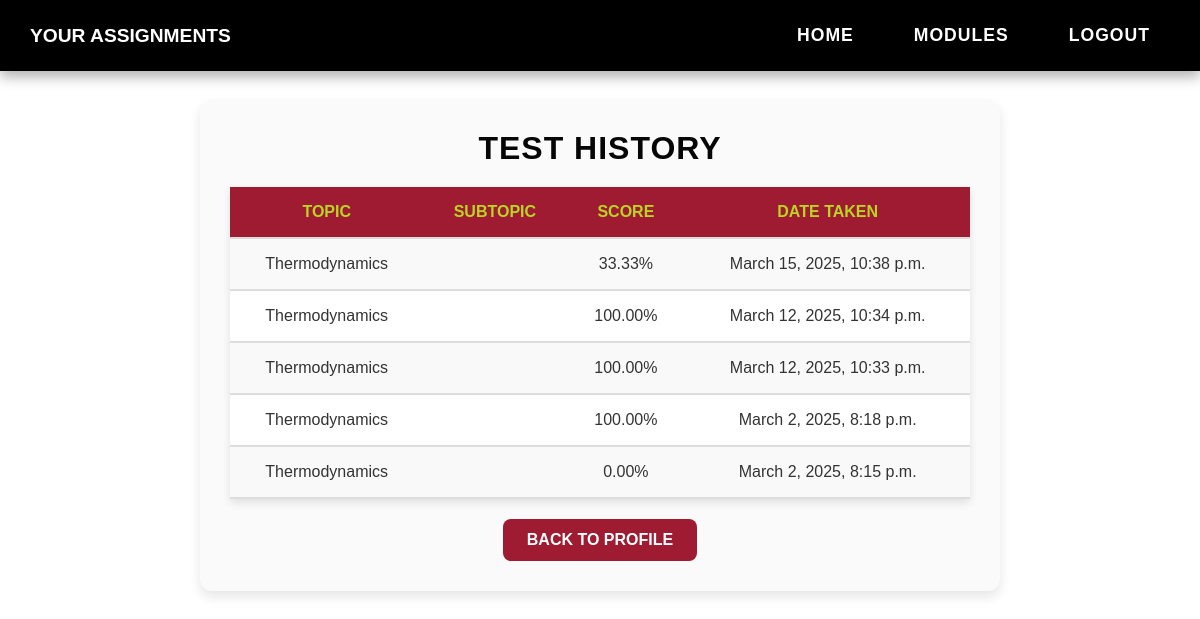
Page /profile/assignments/ (signed in) on the earlier database version.
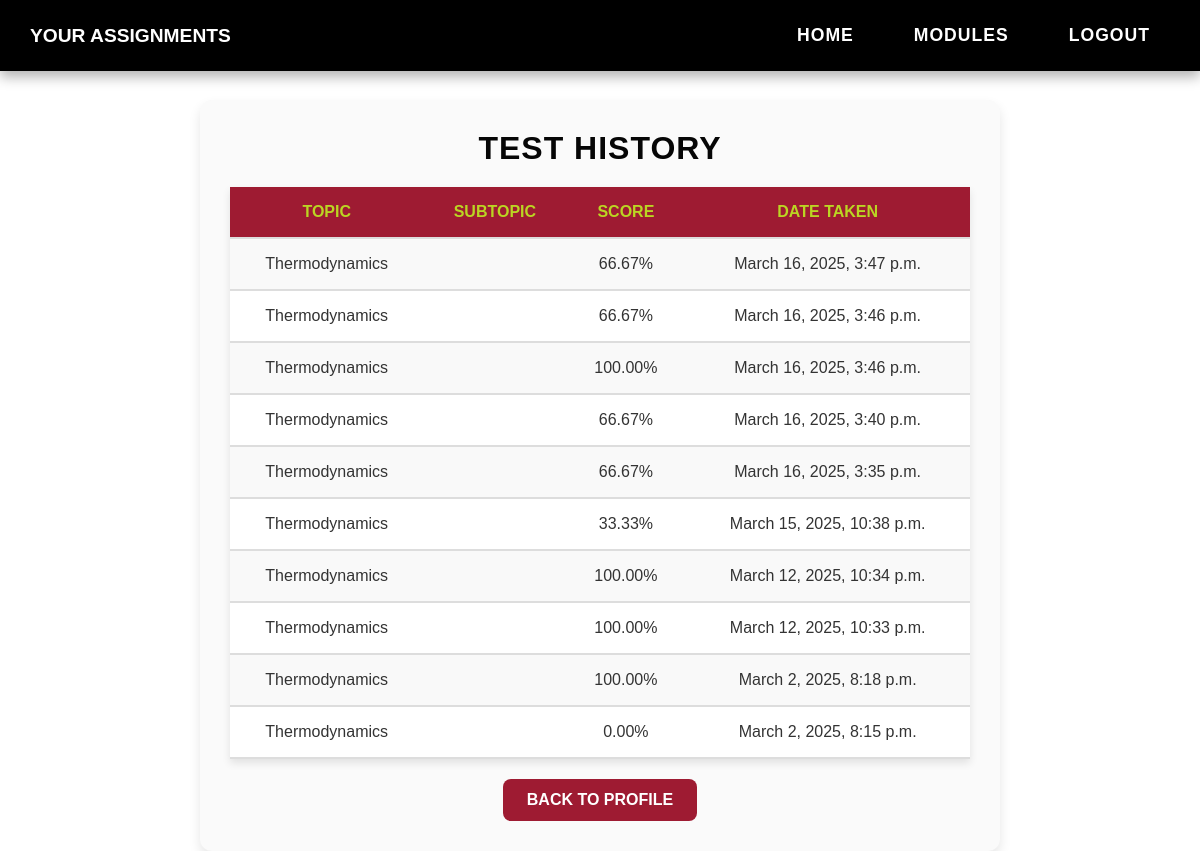
Same page on the later database version.
### my_app/models.py (models this page shows, shortened)
class Assessment(models.Model):
    assessment_id = models.AutoField(primary_key=True)
    student = models.ForeignKey(Student, on_delete=models.CASCADE, to_field="student_id")
    date_taken = models.DateTimeField(auto_now_add=True)
    score = models.DecimalField(max_digits=5, decimal_places=2, default=0.00)
    topic = models.ForeignKey(Topic, related_name="assessments", on_delete=models.CASCADE)
    level = models.CharField(max_length=15)
    questions = models.ManyToManyField(Question)

class Topic(models.Model):
    topic_id = models.AutoField(primary_key=True)
    topic_name = models.CharField(max_length=30)
    topic_order = models.IntegerField()
    def __str__(self):
        return self.topic_name

### my_app/views.py (the view)
# urls.py: path('profile/assignments/', student_assignments_view, name='student_assignments'),
@login_required
def student_assignments_view(request):
    student = get_object_or_404(Student, user=request.user)
    assignments = Assessment.objects.filter(student=student).order_by('-date_taken')  # Fetch assignments
    context = {
        'assignments': assignments,
        'username': request.user.username
    }
    return render(request, 'my_app/student_assignments.html', context)

### my_app/Templates/my_app/student_assignments.html (shortened to what this page needs)
{% load static %}
<!DOCTYPE html>
<html lang="en">
<head>
    <link rel="stylesheet" href="{% static 'CSS/student_assignments.css' %}?v=3">
</head>
<body>
<nav class="navbar">
    <div class="left">
        <span class="welcome-text">Your Assignments</span>
    </div>
    <div class="right">
        <a href="{% url 'home' %}" class="nav-link">Home</a>
        <a href="{% url 'modules' %}" class="nav-link">Modules</a>
        <a href="{% url 'logout' %}" class="nav-link">Logout</a>
    </div>
</nav>
<div class="assignments-container">
    <h2>Test History</h2>
    <table>
        <tr>
            <th>Topic</th>
            <th>Subtopic</th>
            <th>Score</th>
            <th>Date Taken</th>
        </tr>
        {% for assignment in assignments %}
        <tr>
            <td>{{ assignment.topic }}</td>
            <td>{{ assignment.subtopic }}</td>
            <td>{{ assignment.score }}%</td>
            <td>{{ assignment.date_taken }}</td>
        </tr>
        {% empty %}
        <tr>
            <td colspan="4">No assignments taken yet.</td>
        </tr>
        {% endfor %}
    </table>
    <a href="{% url 'profile_update' %}" class="back-link">Back to Profile</a>
</div>
</body>
</html>

### my_app/Static/CSS/student_assignments.css (style rules this page uses)
* { margin: 0; padding: 0; box-sizing: border-box; }
body { font-family: 'Arial', sans-serif; background-color: #ffffff; color: #333; display: flex; flex-direction: column; align-items: center; }
.navbar { display: flex; justify-content: space-between; align-items: center; width: 100%; background-color: #000; padding: 15px 30px; box-shadow: 0 6px 12px rgba(0, 0, 0, 0.3); position: fixed; top: 0; left: 0; z-index: 10; }
.navbar .left .welcome-text { font-size: 1.2rem; color: white; font-weight: bold; text-transform: uppercase; }
.navbar .right { display: flex; gap: 20px; }
.navbar .right a { color: white; text-decoration: none; padding: 10px 20px; font-size: 1.1rem; font-weight: bold; text-transform: uppercase; letter-spacing: 1px; transition: all 0.3s ease; display: flex; align-items: center; gap: 8px; }
.assignments-container { margin-top: 100px; width: 90%; max-width: 800px; text-align: center; padding: 30px; background-color: #fafafa; border-radius: 12px; box-shadow: 0 6px 12px rgba(0, 0, 0, 0.1); }
h2 { font-size: 2rem; color: #060606; margin-bottom: 20px; text-transform: uppercase; letter-spacing: 1px; }
table { width: 100%; border-collapse: collapse; margin-bottom: 20px; box-shadow: 0 4px 8px rgba(0, 0, 0, 0.1); }
th, td { padding: 16px; border-bottom: 2px solid #ddd; font-size: 1rem; text-align: center; }
th { background-color: #9e1b32; color: #bbd523; text-transform: uppercase; }
tr:nth-child(even) { background-color: #f9f9f9; }
tr:nth-child(odd) { background-color: #fff; }
.back-link { display: inline-block; padding: 12px 24px; background-color: #9e1b32; color: white; font-size: 1rem; font-weight: bold; text-transform: uppercase; border-radius: 8px; text-decoration: none; transition: background-color 0.3s ease; }
html { scroll-behavior: smooth; }

Differences in the rows shown:
added Assessment: topic "Thermodynamics", score "66.67", date_taken "March 16, 2025, 3:47 p.m."
added Assessment: topic "Thermodynamics", score "66.67", date_taken "March 16, 2025, 3:46 p.m."
added Assessment: topic "Thermodynamics", score "100.00", date_taken "March 16, 2025, 3:46 p.m."
added Assessment: topic "Thermodynamics", score "66.67", date_taken "March 16, 2025, 3:40 p.m."
added Assessment: topic "Thermodynamics", score "66.67", date_taken "March 16, 2025, 3:35 p.m."
